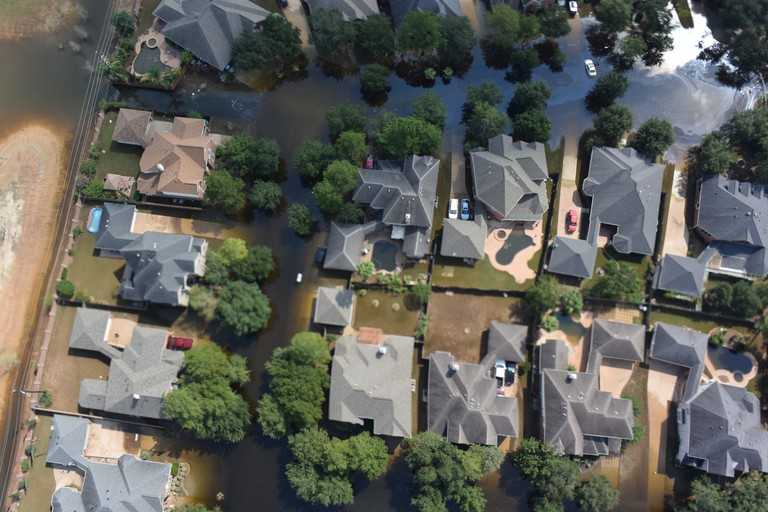
#> input picture Resized_Images/Train/Labeled/Flooded/6704.jpg, 768 x 512 px, found by its file name; its folder holds only this picture in this run
$ jupyter execute --allow-errors PCA_Compression.ipynb
#> lines starting #> are read from the running program, lines starting #| are printed output that depends on the picture
**Importing Libraries and Dataset**

[cell 1]
from google.colab import drive
drive.mount('/content/drive')

[cell 2]
imagepath = '/content/drive/MyDrive/Resized_Images/Train/Unlabeled/10168.jpg'

[cell 3]
import numpy as np
import pandas as pd
import matplotlib.pyplot as plt
import matplotlib.image as mpimg
from PIL import Image
from sklearn.decomposition import PCA
import os, sys

#> (a cell that did not finish here is left out)

**Data Pre-processing**

#> (a cell that did not finish here is left out)

[cell 6]
n_components = 450
#> n_components = 450

**Training**

[cell 7]
pca_r = PCA(n_components)
#> (the rest of this cell did not finish here and is left out)

[cell 8]
pca_g = PCA(n_components)
#> (the rest of this cell did not finish here and is left out)

[cell 9]
pca_b = PCA(n_components)
#> (the rest of this cell did not finish here and is left out)

[cell 10]
plt.style.use('ggplot')
#> (the rest of this cell did not finish here and is left out)

#> (a cell that did not finish here is left out)

**Testing**

#> (a cell that did not finish here is left out)

#> (a cell that did not finish here is left out)

#> (a cell that did not finish here is left out)

#> (a cell that did not finish here is left out)

[cell 16]
def normalize(x):
  return np.array((x - np.min(x)) / (np.max(x) - np.min(x)))

**PCA Function to compress all the images in the directories**

[cell 17]
def PCA_Alg(input_path, output_path, n_components=450):

  dirs = os.listdir(input_path)

  for item in dirs:

    image = mpimg.imread(input_path + item)
    f, e = os.path.splitext(input_path+item)

    r,g,b = image[:,:,0],image[:,:,1],image[:,:,2]

    pca_r = PCA(n_components)
    pca_r.fit(r)
    tpca_r = pca_r.transform(r)

    pca_g = PCA(n_components)
    pca_g.fit(g)
    tpca_g = pca_g.transform(g)

    pca_b = PCA(n_components)
    pca_b.fit(b)
    tpca_b = pca_b.transform(b)

    r_reduced = pca_r.inverse_transform(tpca_r)
    b_reduced = pca_b.inverse_transform(tpca_b)
    g_reduced = pca_g.inverse_transform(tpca_g)

    compressed = np.dstack((r_reduced,g_reduced,b_reduced))
    compressed = normalize(compressed)

    compressedImage = Image.fromarray((compressed * 255).astype(np.uint8))

    compressedImage.save(output_path + f.rsplit('/', 1)[-1] + '.jpg')

**Unlabeled**

[cell 18]
input= '/content/drive/MyDrive/Resized_Images/Train/Unlabeled/'
output= '/content/drive/MyDrive/Compressed_PCA_Images/Train/Unlabeled/'

#> (the rest of this cell did not finish here and is left out)


**Flooded**

[cell 19]
input= '/content/drive/MyDrive/Resized_Images/Train/Labeled/Flooded/'
output= '/content/drive/MyDrive/Compressed_PCA_Images/Train/Labeled/Flooded/'

PCA_Alg(input, output, 450)
#> call 2 of PCA_Alg, with n_components = 450
#> in PCA_Alg, image is the input picture: shape (512, 768, 3); mean R, G, B 97.5, 98.1, 91.5
#> in PCA_Alg (call 2), `r,g,b = image[:,:,0],image[:,:,1],image[:,:,2]`:
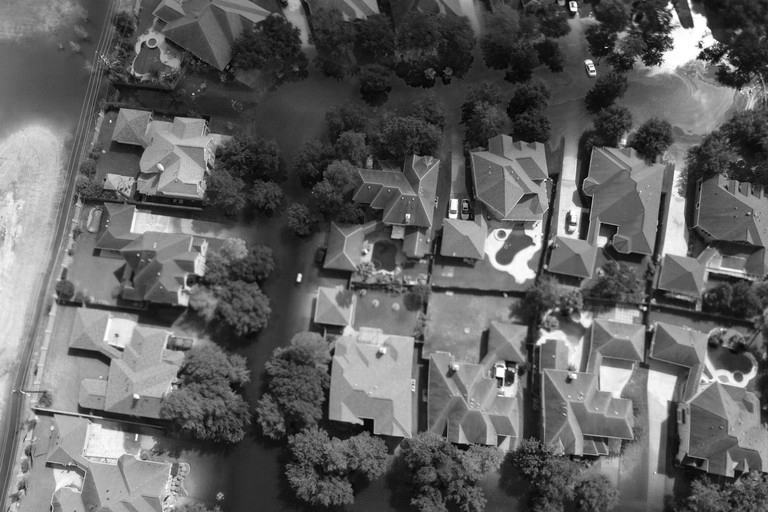
#> r: shape (512, 768); min 0, max 255, mean 97.5
#> in PCA_Alg (call 2), `r,g,b = image[:,:,0],image[:,:,1],image[:,:,2]`:
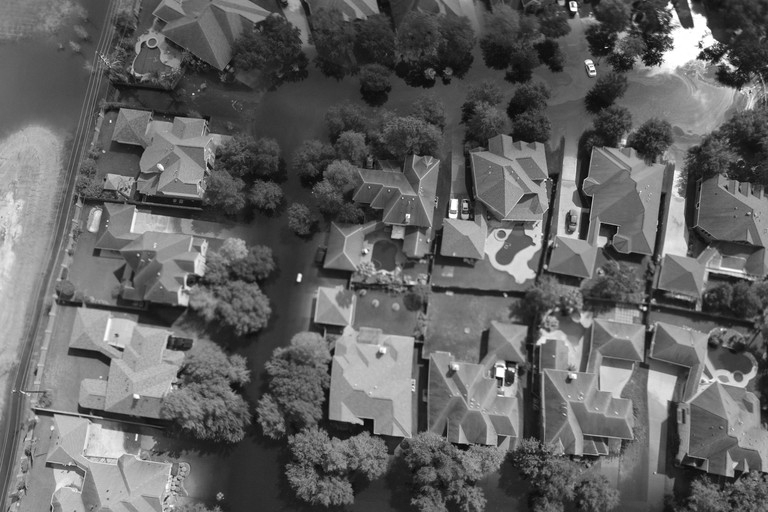
#> g: shape (512, 768); min 0, max 255, mean 98.1
#> in PCA_Alg (call 2), `r,g,b = image[:,:,0],image[:,:,1],image[:,:,2]`:
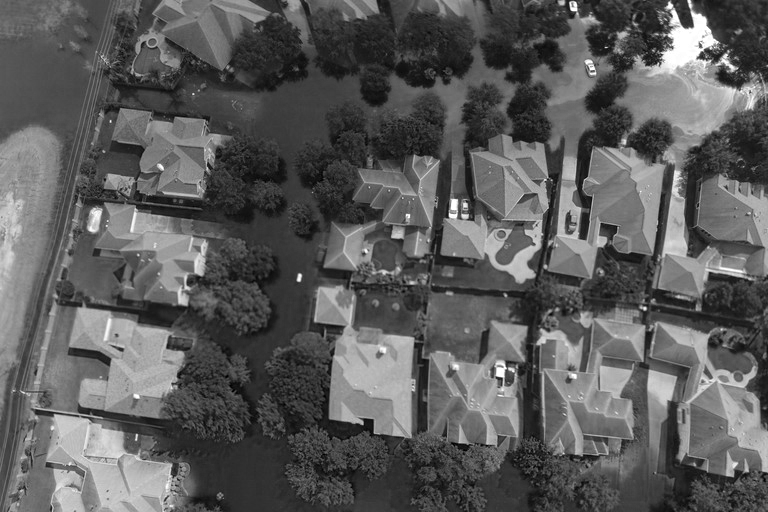
#> b: shape (512, 768); min 0, max 255, mean 91.5
#> in PCA_Alg (call 2), `tpca_r = pca_r.transform(r)`:
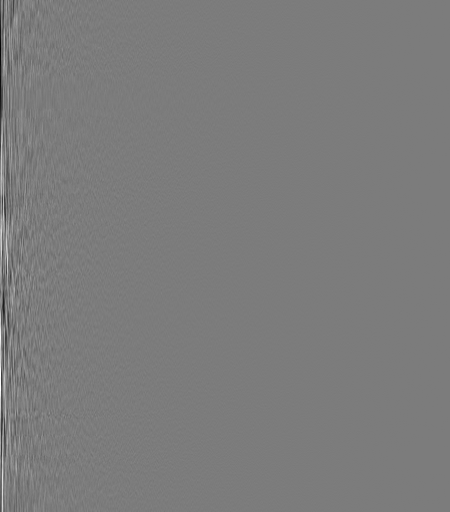
#> tpca_r: shape (512, 450) float64; min -1296.2, max 1363, mean 0; drawn with min black and max white

**Non-Flooded**

[cell 20]
input= '/content/drive/MyDrive/Resized_Images/Train/Labeled/Non-Flooded/'
output= '/content/drive/MyDrive/Compressed_PCA_Images/Train/Labeled/Non-Flooded/'

#> (the rest of this cell did not finish here and is left out)

$ run again, on Resized_Images/Train/Labeled/Flooded/7202.jpg
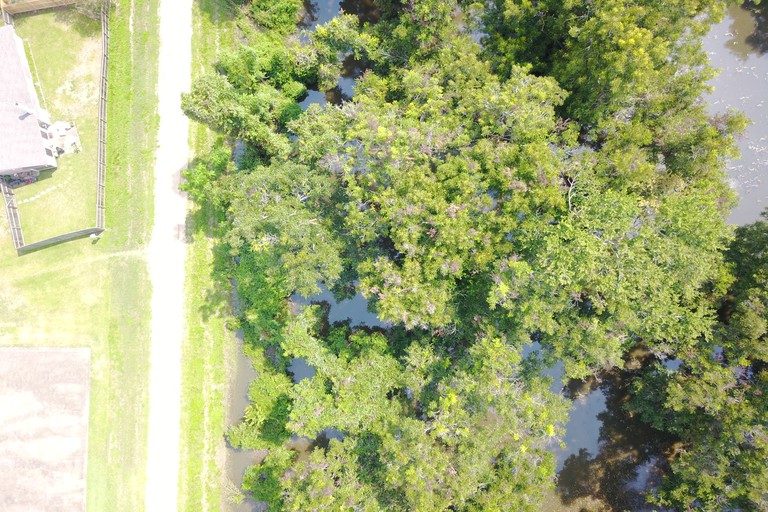
#> input picture Resized_Images/Train/Labeled/Flooded/7202.jpg, 768 x 512 px, found by its file name
#> n_components = 450
#> in PCA_Alg, image is the input picture: shape (512, 768, 3); mean R, G, B 164.5, 173.4, 121.2
#> in PCA_Alg (call 2), `tpca_r = pca_r.transform(r)`:
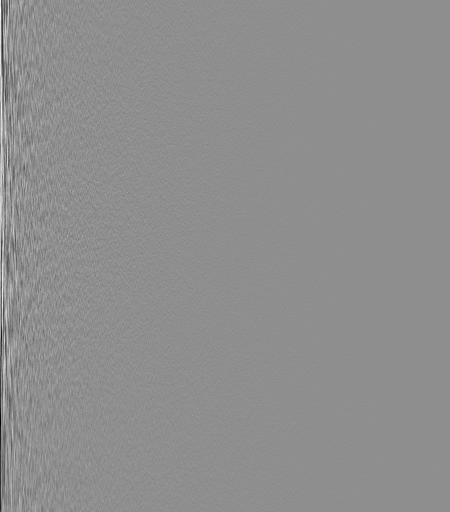
#> tpca_r: shape (512, 450) float64; min -1140, max 895.1, mean 0; drawn with min black and max white
#> in PCA_Alg (call 2), `tpca_b = pca_b.transform(b)`:
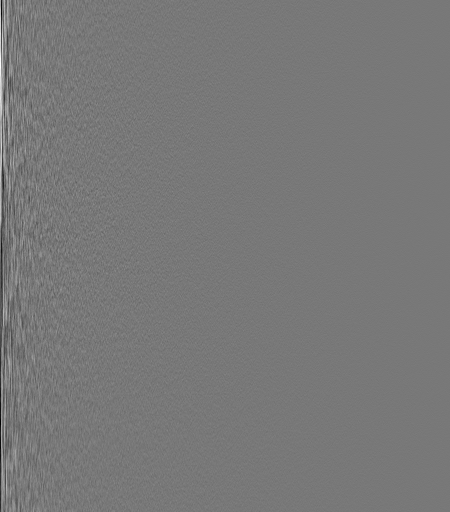
#> tpca_b: shape (512, 450) float64; min -867.9, max 967, mean 0; drawn with min black and max white

$ run again, on Resized_Images/Train/Labeled/Flooded/7240.jpg
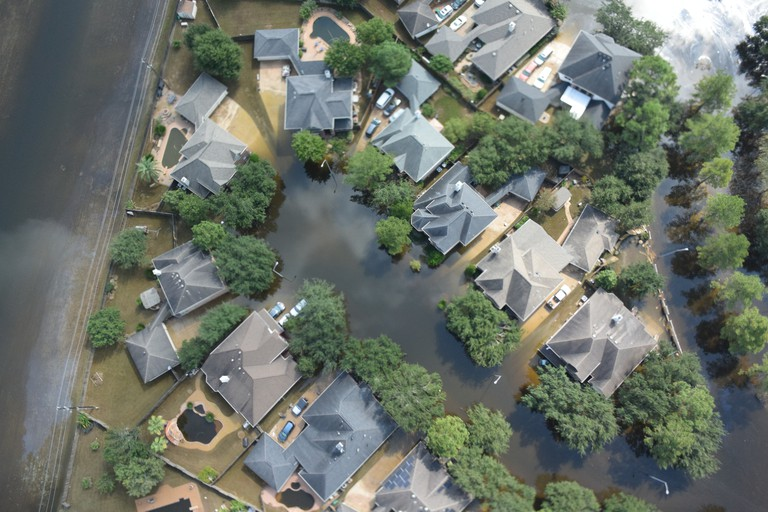
#> input picture Resized_Images/Train/Labeled/Flooded/7240.jpg, 768 x 512 px, found by its file name
#> n_components = 450
#> in PCA_Alg, image is the input picture: shape (512, 768, 3); mean R, G, B 109.4, 116.1, 106.9
#> in PCA_Alg (call 2), `r,g,b = image[:,:,0],image[:,:,1],image[:,:,2]`:
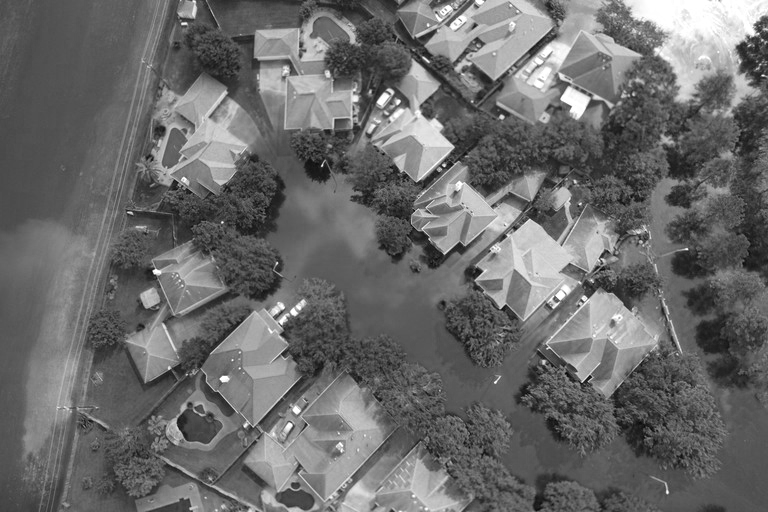
#> b: shape (512, 768); min 0, max 255, mean 106.9
#> in PCA_Alg (call 2), `tpca_r = pca_r.transform(r)`:
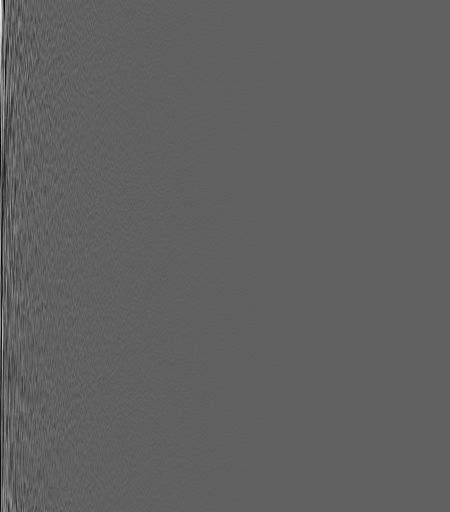
#> tpca_r: shape (512, 450) float64; min -904.9, max 1486.8, mean 0; drawn with min black and max white

$ run again, on Resized_Images/Train/Labeled/Flooded/7261.jpg
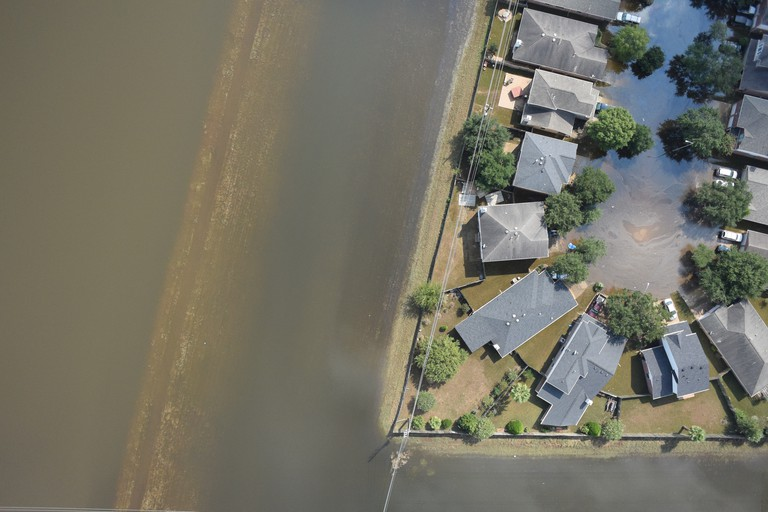
#> input picture Resized_Images/Train/Labeled/Flooded/7261.jpg, 768 x 512 px, found by its file name
#> n_components = 450
#> in PCA_Alg, image is the input picture: shape (512, 768, 3); mean R, G, B 117, 115, 102.3
#> in PCA_Alg (call 2), `r,g,b = image[:,:,0],image[:,:,1],image[:,:,2]`:
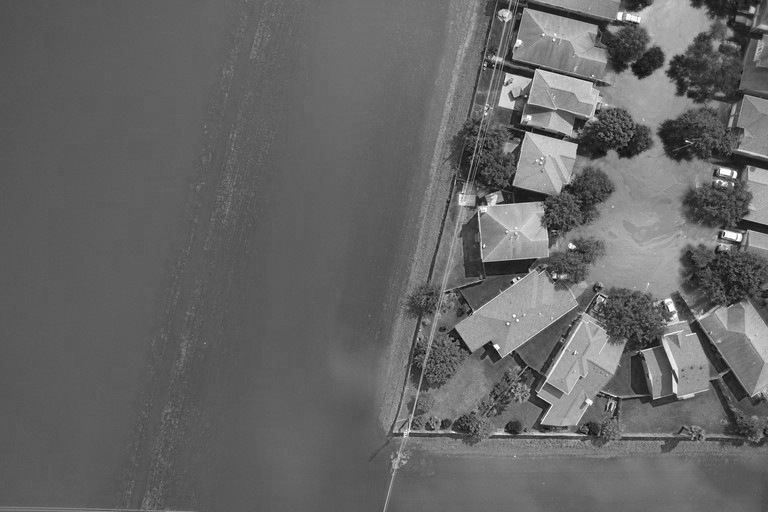
#> b: shape (512, 768); min 0, max 255, mean 102.3
#> in PCA_Alg (call 2), `tpca_r = pca_r.transform(r)`:
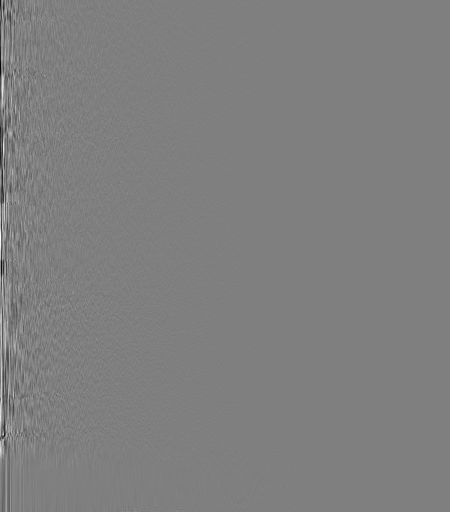
#> tpca_r: shape (512, 450) float64; min -788.1, max 788.1, mean 0; drawn with min black and max white

$ run again, on Resized_Images/Train/Labeled/Flooded/6706.jpg
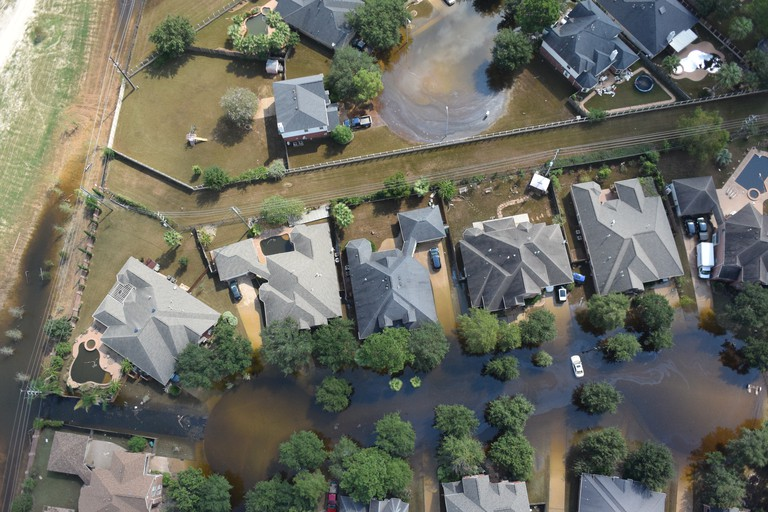
#> input picture Resized_Images/Train/Labeled/Flooded/6706.jpg, 768 x 512 px, found by its file name
#> n_components = 450
#> in PCA_Alg, image is the input picture: shape (512, 768, 3); mean R, G, B 107.5, 108.5, 97.9
#> in PCA_Alg (call 2), `tpca_b = pca_b.transform(b)`:
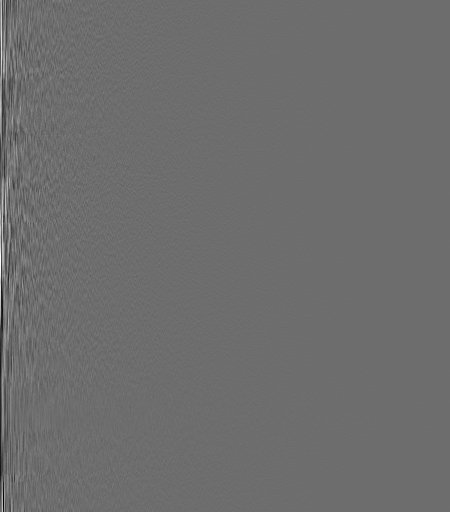
#> tpca_b: shape (512, 450) float64; min -922.1, max 1219.9, mean 0; drawn with min black and max white
